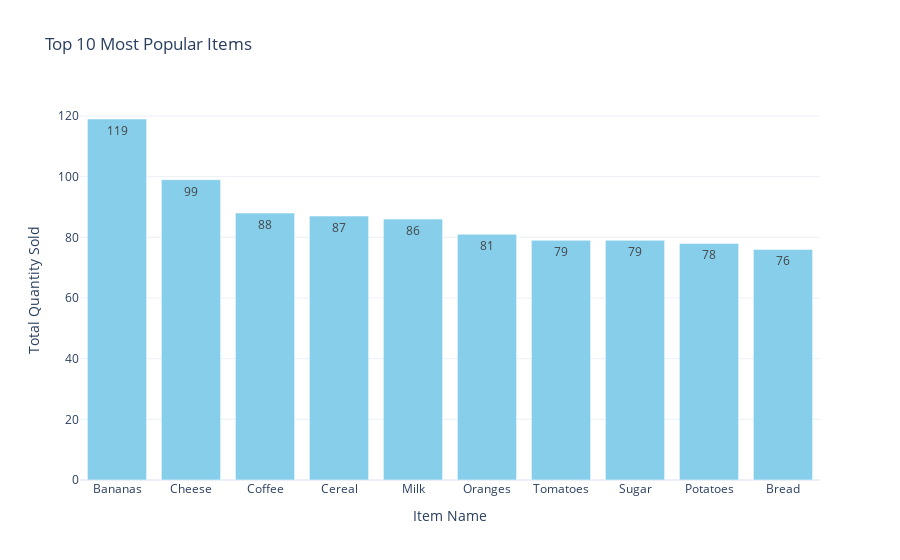

Notebook cell for this chart:
### Code cell
# Calculate item popularity - top 10
item_popularity = data.groupby('Itemname')['Quantity'].sum().sort_values(ascending=False)

top_n = 10
fig = go.Figure()
fig.add_trace(go.Bar(x=item_popularity.index[:top_n], y=item_popularity.values[:top_n],
                     text=item_popularity.values[:top_n], textposition='auto',
                     marker=dict(color='skyblue')))
fig.update_layout(title=f'Top {top_n} Most Popular Items',
                  xaxis_title='Item Name', yaxis_title='Total Quantity Sold')
fig.show()

### Figure 1 — Plotly figure (JSON) as saved in the notebook; plotly's stock layout.template omitted (floating-point values rounded to 4 significant figures)
{"data": [{"marker": {"color": "skyblue"}, "text": [119, 99, 88, 87, 86, 81, 79, 79, 78, 76], "textposition": "auto", "type": "bar", "x": ["Bananas", "Cheese", "Coffee", "Cereal", "Milk", "Oranges", "Tomatoes", "Sugar", "Potatoes", "Bread"], "y": [119, 99, 88, 87, 86, 81, 79, 79, 78, 76]}], "layout": {"autosize": true, "title": {"text": "Top 10 Most Popular Items"}, "xaxis": {"autorange": true, "range": [-0.5, 9.5], "title": {"text": "Item Name"}, "type": "category"}, "yaxis": {"autorange": true, "range": [0, 125.3], "title": {"text": "Total Quantity Sold"}, "type": "linear"}}}
